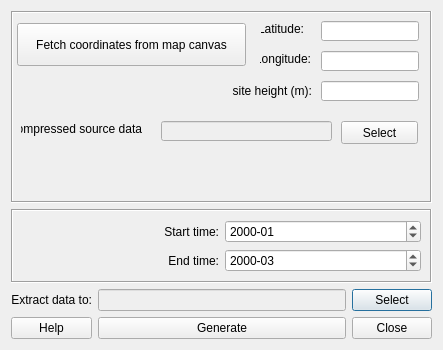
<?xml version="1.0" encoding="UTF-8"?>
<ui version="4.0">
 <class>WATCHDataDialogBase</class>
 <widget class="QDialog" name="WATCHDataDialogBase">
  <property name="geometry">
   <rect>
    <x>0</x>
    <y>0</y>
    <width>443</width>
    <height>350</height>
   </rect>
  </property>
  <property name="windowTitle">
   <string>WATCH data</string>
  </property>
  <layout class="QGridLayout" name="gridLayout_2">
   <item row="7" column="2">
    <widget class="QPushButton" name="pushButtonSave">
     <property name="text">
      <string>Select</string>
     </property>
    </widget>
   </item>
   <item row="7" column="0">
    <widget class="QLabel" name="label_4">
     <property name="text">
      <string>Extract data to:</string>
     </property>
     <property name="alignment">
      <set>Qt::AlignRight|Qt::AlignTrailing|Qt::AlignVCenter</set>
     </property>
    </widget>
   </item>
   <item row="8" column="1">
    <widget class="QPushButton" name="runButton">
     <property name="cursor">
      <cursorShape>ArrowCursor</cursorShape>
     </property>
     <property name="text">
      <string>Generate</string>
     </property>
    </widget>
   </item>
   <item row="8" column="2">
    <widget class="QPushButton" name="pushButtonClose">
     <property name="text">
      <string>Close</string>
     </property>
    </widget>
   </item>
   <item row="6" column="1">
    <widget class="QLabel" name="lblStatus">
     <property name="text">
      <string/>
     </property>
     <property name="alignment">
      <set>Qt::AlignRight|Qt::AlignTrailing|Qt::AlignVCenter</set>
     </property>
    </widget>
   </item>
   <item row="8" column="0">
    <widget class="QPushButton" name="pushButtonHelp">
     <property name="text">
      <string>Help</string>
     </property>
    </widget>
   </item>
   <item row="7" column="1">
    <widget class="QLineEdit" name="textOutput">
     <property name="enabled">
      <bool>false</bool>
     </property>
     <property name="layoutDirection">
      <enum>Qt::LeftToRight</enum>
     </property>
     <property name="text">
      <string/>
     </property>
    </widget>
   </item>
   <item row="0" column="0" colspan="3">
    <widget class="QFrame" name="frame_2">
     <property name="sizePolicy">
      <sizepolicy hsizetype="Preferred" vsizetype="Expanding">
       <horstretch>0</horstretch>
       <verstretch>0</verstretch>
      </sizepolicy>
     </property>
     <property name="frameShape">
      <enum>QFrame::Box</enum>
     </property>
     <property name="frameShadow">
      <enum>QFrame::Sunken</enum>
     </property>
     <widget class="QLabel" name="label_7">
      <property name="geometry">
       <rect>
        <x>10</x>
        <y>110</y>
        <width>121</width>
        <height>16</height>
       </rect>
      </property>
      <property name="text">
       <string>Compressed source data</string>
      </property>
      <property name="alignment">
       <set>Qt::AlignRight|Qt::AlignTrailing|Qt::AlignVCenter</set>
      </property>
     </widget>
     <widget class="QPushButton" name="pushButtonRaw">
      <property name="geometry">
       <rect>
        <x>330</x>
        <y>110</y>
        <width>77</width>
        <height>23</height>
       </rect>
      </property>
      <property name="text">
       <string>Select</string>
      </property>
     </widget>
     <widget class="QLineEdit" name="textOutput_raw">
      <property name="enabled">
       <bool>false</bool>
      </property>
      <property name="geometry">
       <rect>
        <x>150</x>
        <y>110</y>
        <width>171</width>
        <height>20</height>
       </rect>
      </property>
      <property name="text">
       <string/>
      </property>
     </widget>
     <widget class="QLineEdit" name="textOutput_lon">
      <property name="geometry">
       <rect>
        <x>310</x>
        <y>40</y>
        <width>98</width>
        <height>20</height>
       </rect>
      </property>
      <property name="inputMask">
       <string/>
      </property>
      <property name="text">
       <string/>
      </property>
     </widget>
     <widget class="QLineEdit" name="textOutput_lat">
      <property name="geometry">
       <rect>
        <x>310</x>
        <y>10</y>
        <width>98</width>
        <height>20</height>
       </rect>
      </property>
      <property name="text">
       <string/>
      </property>
     </widget>
     <widget class="QLabel" name="label_6">
      <property name="geometry">
       <rect>
        <x>249</x>
        <y>40</y>
        <width>51</width>
        <height>16</height>
       </rect>
      </property>
      <property name="text">
       <string>Longitude:</string>
      </property>
      <property name="alignment">
       <set>Qt::AlignRight|Qt::AlignTrailing|Qt::AlignVCenter</set>
      </property>
     </widget>
     <widget class="QLabel" name="label_5">
      <property name="geometry">
       <rect>
        <x>250</x>
        <y>10</y>
        <width>43</width>
        <height>16</height>
       </rect>
      </property>
      <property name="text">
       <string>Latitude:</string>
      </property>
      <property name="alignment">
       <set>Qt::AlignRight|Qt::AlignTrailing|Qt::AlignVCenter</set>
      </property>
     </widget>
     <widget class="QPushButton" name="selectpoint">
      <property name="enabled">
       <bool>true</bool>
      </property>
      <property name="geometry">
       <rect>
        <x>6</x>
        <y>12</y>
        <width>229</width>
        <height>43</height>
       </rect>
      </property>
      <property name="text">
       <string>Fetch coordinates from map canvas</string>
      </property>
     </widget>
     <widget class="QLineEdit" name="textOutput_hgt">
      <property name="geometry">
       <rect>
        <x>310</x>
        <y>70</y>
        <width>98</width>
        <height>20</height>
       </rect>
      </property>
      <property name="inputMask">
       <string/>
      </property>
      <property name="text">
       <string/>
      </property>
     </widget>
     <widget class="QLabel" name="label_10">
      <property name="geometry">
       <rect>
        <x>190</x>
        <y>70</y>
        <width>111</width>
        <height>20</height>
       </rect>
      </property>
      <property name="text">
       <string>site height (m):</string>
      </property>
      <property name="alignment">
       <set>Qt::AlignRight|Qt::AlignTrailing|Qt::AlignVCenter</set>
      </property>
     </widget>
    </widget>
   </item>
   <item row="5" column="0" rowspan="2" colspan="3">
    <widget class="QFrame" name="frame">
     <property name="sizePolicy">
      <sizepolicy hsizetype="Expanding" vsizetype="Preferred">
       <horstretch>0</horstretch>
       <verstretch>0</verstretch>
      </sizepolicy>
     </property>
     <property name="frameShape">
      <enum>QFrame::Box</enum>
     </property>
     <property name="frameShadow">
      <enum>QFrame::Sunken</enum>
     </property>
     <layout class="QGridLayout" name="gridLayout">
      <item row="3" column="1">
       <widget class="QDateEdit" name="dateEditEnd">
        <property name="maximumDate">
         <date>
          <year>2014</year>
          <month>12</month>
          <day>31</day>
         </date>
        </property>
        <property name="minimumDate">
         <date>
          <year>1979</year>
          <month>2</month>
          <day>1</day>
         </date>
        </property>
        <property name="displayFormat">
         <string>yyyy-MM</string>
        </property>
        <property name="date">
         <date>
          <year>2000</year>
          <month>3</month>
          <day>1</day>
         </date>
        </property>
       </widget>
      </item>
      <item row="3" column="0">
       <widget class="QLabel" name="label_9">
        <property name="text">
         <string>End time:</string>
        </property>
        <property name="alignment">
         <set>Qt::AlignRight|Qt::AlignTrailing|Qt::AlignVCenter</set>
        </property>
       </widget>
      </item>
      <item row="2" column="0">
       <widget class="QLabel" name="label_8">
        <property name="text">
         <string>Start time:</string>
        </property>
        <property name="alignment">
         <set>Qt::AlignRight|Qt::AlignTrailing|Qt::AlignVCenter</set>
        </property>
       </widget>
      </item>
      <item row="2" column="1">
       <widget class="QDateEdit" name="dateEditStart">
        <property name="maximumDateTime">
         <datetime>
          <hour>23</hour>
          <minute>59</minute>
          <second>59</second>
          <year>2014</year>
          <month>11</month>
          <day>30</day>
         </datetime>
        </property>
        <property name="minimumDateTime">
         <datetime>
          <hour>0</hour>
          <minute>0</minute>
          <second>0</second>
          <year>1979</year>
          <month>1</month>
          <day>1</day>
         </datetime>
        </property>
        <property name="maximumDate">
         <date>
          <year>2014</year>
          <month>11</month>
          <day>30</day>
         </date>
        </property>
        <property name="displayFormat">
         <string>yyyy-MM</string>
        </property>
       </widget>
      </item>
     </layout>
    </widget>
   </item>
  </layout>
 </widget>
 <tabstops>
  <tabstop>selectpoint</tabstop>
  <tabstop>textOutput_lat</tabstop>
  <tabstop>textOutput_lon</tabstop>
  <tabstop>pushButtonRaw</tabstop>
  <tabstop>dateEditStart</tabstop>
  <tabstop>dateEditEnd</tabstop>
  <tabstop>textOutput_raw</tabstop>
 </tabstops>
 <resources/>
 <connections>
  <connection>
   <sender>pushButtonClose</sender>
   <signal>clicked()</signal>
   <receiver>WATCHDataDialogBase</receiver>
   <slot>accept()</slot>
   <hints>
    <hint type="sourcelabel">
     <x>388</x>
     <y>278</y>
    </hint>
    <hint type="destinationlabel">
     <x>217</x>
     <y>149</y>
    </hint>
   </hints>
  </connection>
 </connections>
</ui>
